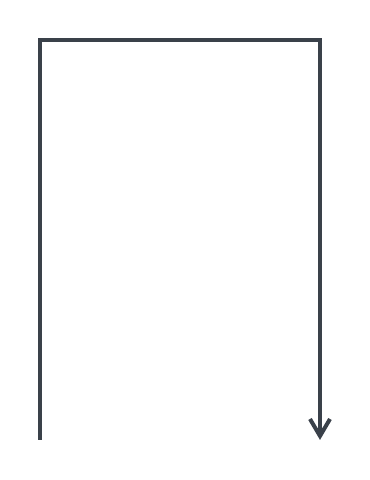
#> input picture images/u-turn_arrow.png, 370 x 480 px, found by its file name
$ python shapeDetectionCompleted.py
#> lines starting #> are read from the running program, lines starting #| are printed output that depends on the picture; after the words box and inside, x2 and y2 are one past the last pixel; in counts of white or black regions, pixels touching at a corner belong together
import cv2
import numpy as np
import matplotlib.pyplot as plt

# ---------------- Step 0: Load image ----------------
def load_image(path):
    image = cv2.imread(path)
    gray = cv2.cvtColor(image, cv2.COLOR_BGR2GRAY)
    return image, gray

# ---------------- Step 1: Threshold ----------------
def threshold_image(gray, thresh_val=128):
    _, thresh = cv2.threshold(gray, thresh_val, 255, cv2.THRESH_BINARY_INV)
    return thresh

# ---------------- Step 2: Morphology ----------------
def extract_lines(thresh, vert_len=30, horiz_len=30):
    vertical_kernel = cv2.getStructuringElement(cv2.MORPH_RECT, (1, vert_len))
    horizontal_kernel = cv2.getStructuringElement(cv2.MORPH_RECT, (horiz_len, 1))

    vertical_lines = cv2.morphologyEx(thresh, cv2.MORPH_OPEN, vertical_kernel, iterations=2)
    horizontal_lines = cv2.morphologyEx(thresh, cv2.MORPH_OPEN, horizontal_kernel, iterations=2)

    return vertical_lines, horizontal_lines

# ---------------- Step 3: Contour detection ----------------
def get_segments(lines):
    contours, _ = cv2.findContours(lines, cv2.RETR_EXTERNAL, cv2.CHAIN_APPROX_SIMPLE)
    segments = [cv2.boundingRect(c) for c in contours]  # (x, y, w, h)
    return segments

# ---------------- Step 4: Find aligned pairs ----------------
def find_vertical_pairs(segments, y_tol=5, h_tol=5):
    pairs = []
    for i in range(len(segments)):
        for j in range(i+1, len(segments)):
            x1, y1, w1, h1 = segments[i]
            x2, y2, w2, h2 = segments[j]
            if abs(y1 - y2) <= y_tol and abs(h1 - h2) <= h_tol:
                pairs.append((segments[i], segments[j]))
    return pairs

def find_horizontal_pairs(segments, x_tol=5, w_tol=5):
    pairs = []
    for i in range(len(segments)):
        for j in range(i+1, len(segments)):
            x1, y1, w1, h1 = segments[i]
            x2, y2, w2, h2 = segments[j]
            if abs(x1 - x2) <= x_tol and abs(w1 - w2) <= w_tol:
                pairs.append((segments[i], segments[j]))
    return pairs

# ---------------- Step 5: Detect rectangles ----------------
def detect_rectangles(vertical_pairs, horizontal_pairs):
    rectangles = []
    for verticalpair in vertical_pairs:
        v1, v2 = verticalpair
        v_left_x = min(v1[0], v2[0])
        v_right_x = max(v1[0], v2[0]) + max(v1[2], v2[2])
        v_top_y = min(v1[1], v2[1])
        v_bottom_y = max(v1[1]+v1[3], v2[1]+v2[3])

        for horizontalpair in horizontal_pairs:
            h1, h2 = horizontalpair
            h_top_y = min(h1[1], h2[1])
            h_bottom_y = max(h1[1]+h1[3], h2[1]+h2[3])
            h_left_x = min(h1[0], h2[0])
            h_right_x = max(h1[0]+h1[2], h2[0]+h2[2])

            if h_left_x >= v_left_x and h_right_x <= v_right_x and v_top_y >= h_top_y and v_bottom_y <= h_bottom_y:
                h1Width = max(h1[2], h2[2])
                maxWidth = v_right_x - v_left_x
                v1Height = max(v1[3], v2[3])
                maxHeight = h_bottom_y - h_top_y

                if((maxWidth - h1Width) < 40 and (maxHeight - v1Height) < 40):
                    rectangles.append((v_left_x, h_top_y, v_right_x, h_bottom_y))
    return rectangles

# ---------------- Step 6: Draw rectangles ----------------
def draw_rectangles(image, rectangles):
    image_rect = image.copy()
    for i, rect in enumerate(rectangles):
        x1, y1, x2, y2 = rect
        cv2.rectangle(image_rect, (x1, y1), (x2, y2), (0, 0, 255), 1)
        cv2.putText(image_rect, str(i+1), (x1, y1-5), cv2.FONT_HERSHEY_SIMPLEX,
                    0.5, (0, 0, 255), 1, cv2.LINE_AA)
    return image_rect

# ---------------- Step 7: Visualization ----------------
def visualize(vertical_lines, horizontal_lines, image_rect):
    plt.figure(figsize=(12,6))

    plt.subplot(1,3,1)
    plt.title("Vertical Lines")
    plt.imshow(vertical_lines, cmap="gray")
    plt.axis("off")

    plt.subplot(1,3,2)
    plt.title("Horizontal Lines")
    plt.imshow(horizontal_lines, cmap="gray")
    plt.axis("off")

    plt.subplot(1,3,3)
    plt.title("Rectangles detected in Image")
    plt.imshow(cv2.cvtColor(image_rect, cv2.COLOR_BGR2RGB))
    plt.axis("off")

    plt.tight_layout()
    plt.show()

# ---------------- Step 8: Main workflow ----------------
def main(image_path):
    image, gray = load_image(image_path)
#> in load_image, image is the input picture: shape (480, 370, 3); mean B, G, R 250.5, 250.2, 250.1
    thresh = threshold_image(gray)
#> in threshold_image, `_, thresh = cv2.threshold(gray, thresh_val, 255, cv2.THRESH_BINARY_INV)`:
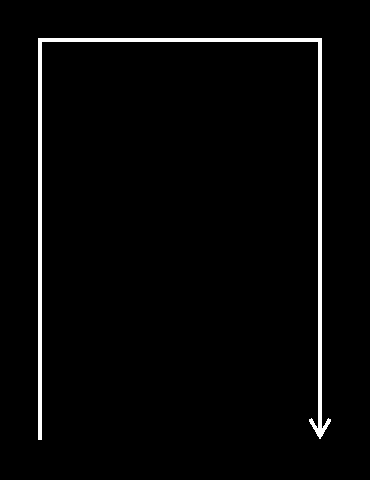
#> thresh: shape (480, 370); 2.5% white; 1 white region, box (x1, y1, x2, y2) and area: (38, 38, 331, 440) 4434
    vertical_lines, horizontal_lines = extract_lines(thresh)
#> in extract_lines, `vertical_lines = cv2.morphologyEx(thresh, cv2.MORPH_OPEN, vertical_ker..`:
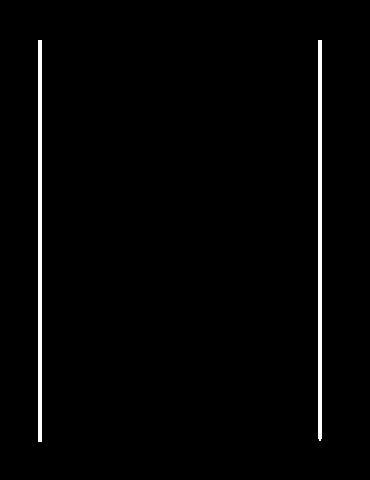
#> vertical_lines: shape (480, 370); 1.8% white; 2 white regions, box (x1, y1, x2, y2) and area: (38, 40, 42, 442) 1608, (318, 40, 322, 441) 1600
#> in extract_lines, `horizontal_lines = cv2.morphologyEx(thresh, cv2.MORPH_OPEN, horizontal..`:
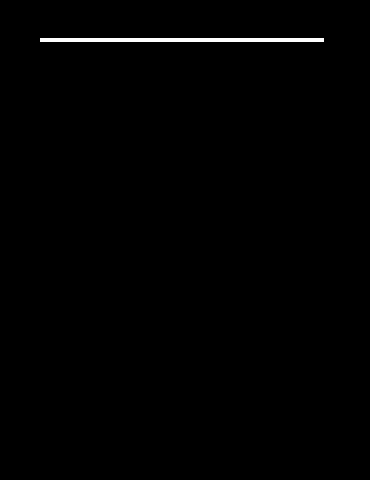
#> horizontal_lines: shape (480, 370); 0.64% white; 1 white region

    vertical_segments = get_segments(vertical_lines)
#> in get_segments, `contours, _ = cv2.findContours(lines, cv2.RETR_EXTERNAL, cv2.CHAIN_APP..`: contours = 2 contours; box (x1, y1, x2, y2) and area: (38, 40, 42, 442) 1203, (318, 40, 322, 441) 1197
#> in get_segments, `segments = [cv2.boundingRect(c) for c in contours]`: segments = [(318, 40, 4, 401), (38, 40, 4, 402)]
#> vertical_segments = [(318, 40, 4, 401), (38, 40, 4, 402)]
    horizontal_segments = get_segments(horizontal_lines)
#> horizontal_segments = [(40, 38, 284, 4)]

    vertical_pairs = find_vertical_pairs(vertical_segments)
#> the loop in find_vertical_pairs, `for i in range(len(segments)):` made 2 passes
#> after the loop in find_vertical_pairs, `for i in range(len(segments)):`: pairs = [((318, 40, 4, 401), (38, 40, 4, 402))]
#> vertical_pairs = [((318, 40, 4, 401), (38, 40, 4, 402))]
    horizontal_pairs = find_horizontal_pairs(horizontal_segments)
#> the loop in find_horizontal_pairs, `for i in range(len(segments)):` made 1 pass
#> after the loop in find_horizontal_pairs, `for i in range(len(segments)):`: pairs = []
#> horizontal_pairs = []

    rectangles = detect_rectangles(vertical_pairs, horizontal_pairs)
#> the loop in detect_rectangles, `for verticalpair in vertical_pairs:` made 1 pass
#> (v1, v2, v_left_x, v_right_x, v_top_y, v_bottom_y) on pass 1: ((318, 40, 4, 401), (38, 40, 4, 402), 38, 322, 40, 442)
#> rectangles = []

    print("Detected rectangles (x1, y1, x2, y2):")
    for rect in rectangles:
        print(rect)
#> this loop made 0 passes

    image_rect = draw_rectangles(image, rectangles)
    visualize(vertical_lines, horizontal_lines, image_rect)
#> in visualize, `plt.show()`:
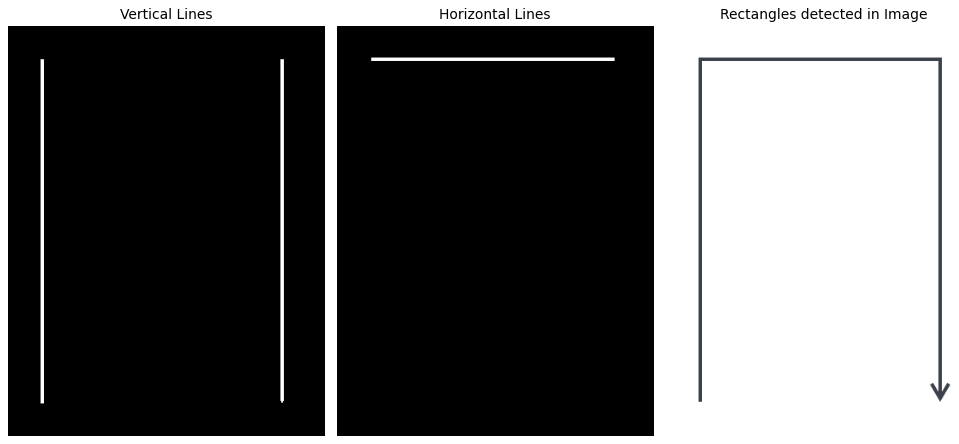
#> figure drawn by matplotlib, 3 panels

# ---------------- Run ----------------
main("./images/u-turn_arrow.png")

$ run again, with images/act2.png copied over images/u-turn_arrow.png
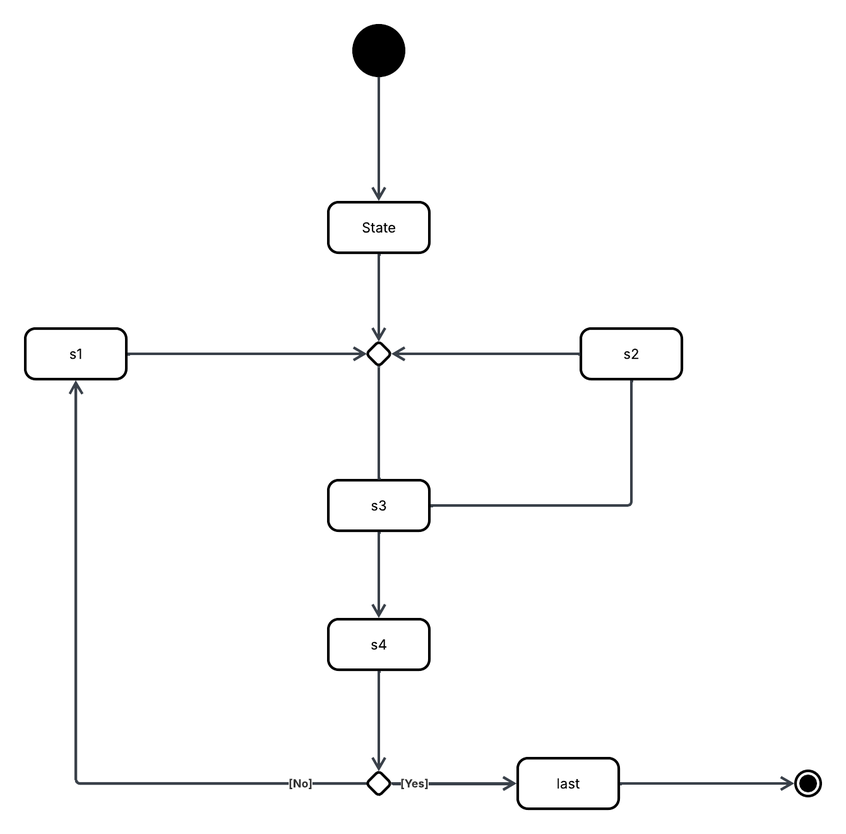
#> input picture images/act2.png, 846 x 834 px, shrunk from 1340 x 1320 before the run, found by its file name
#> in load_image, image is the input picture: shape (834, 846, 3); mean B, G, R 250.4, 250.3, 250.3
#> in threshold_image, `_, thresh = cv2.threshold(gray, thresh_val, 255, cv2.THRESH_BINARY_INV)`:
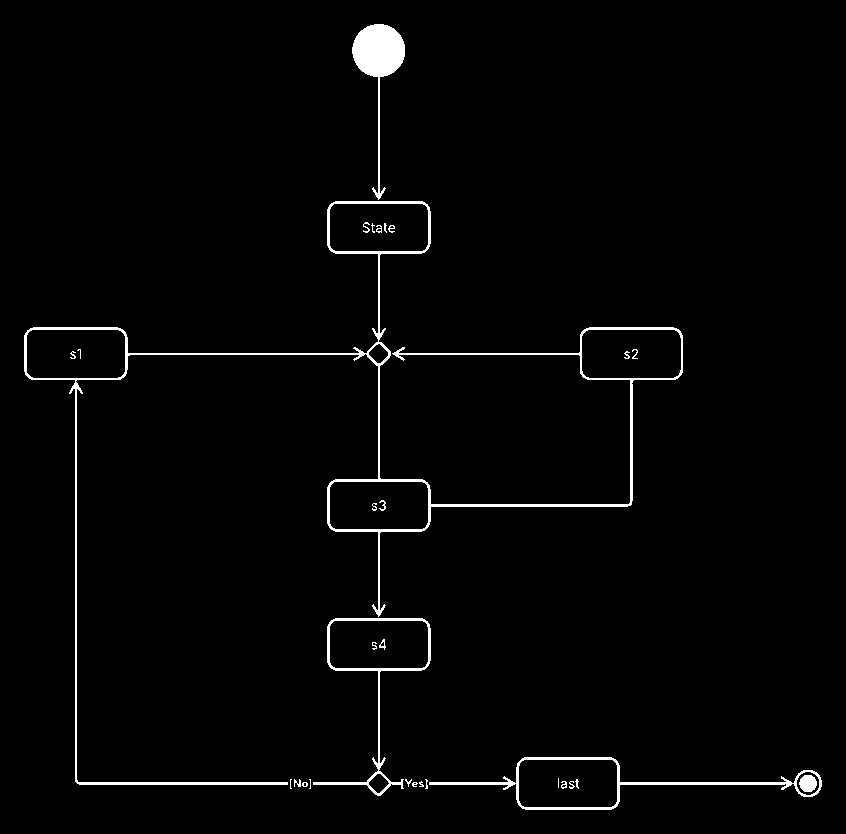
#> thresh: shape (834, 846); 2% white; 30 white regions (8 under 20 px), largest, box (x1, y1, x2, y2) and area: (24, 201, 683, 785) 7368, (352, 24, 405, 200) 2508, (429, 757, 822, 810) 1904
#> vertical_lines: shape (834, 846); 0.33% white in thin lines or dots, all inside (x1, y1, x2, y2) = (75, 26, 633, 785)
#> horizontal_lines: shape (834, 846); 0.85% white; 18 white regions
#> contours = 7 contours; box (x1, y1, x2, y2) and area: (75, 380, 77, 785) 400, (630, 380, 633, 508) 244, (378, 26, 380, 202) 174, (378, 365, 380, 484) 118, (378, 670, 380, 776) 102, (378, 253, 380, 346) 88, (378, 531, 380, 619) 86
#> segments = [(378, 670, 2, 106), (378, 531, 2, 88), (630, 380, 3, 128), (75, 380, 2, 405), (378, 365, 2, 119), (378, 253, 2, 93), (378, 26, 2, 176)]
#> vertical_segments has the same summary as segments in get_segments
#> contours = 18 contours; largest, box (x1, y1, x2, y2) and area: (78, 782, 290, 785) 419, (430, 504, 634, 507) 402, (619, 782, 799, 785) 342, (127, 353, 371, 355) 240, (394, 353, 584, 355) 188
#> horizontal_segments = 18 items, first 6: (523, 807, 95, 3), (619, 782, 180, 3), (431, 782, 90, 3), (78, 782, 212, 3), (523, 757, 95, 3), (333, 668, 95, 3)
#> the loop in find_vertical_pairs, `for i in range(len(segments)):` made 7 passes
#> after the loop in find_vertical_pairs, `for i in range(len(segments)):`: pairs = []
#> the loop in find_horizontal_pairs, `for i in range(len(segments)):` made 18 passes
#> after the loop in find_horizontal_pairs, `for i in range(len(segments)):`: pairs = 18 items
#> after the loop in detect_rectangles, `for verticalpair in vertical_pairs:`: rectangles = []
#> in visualize, `plt.show()`:
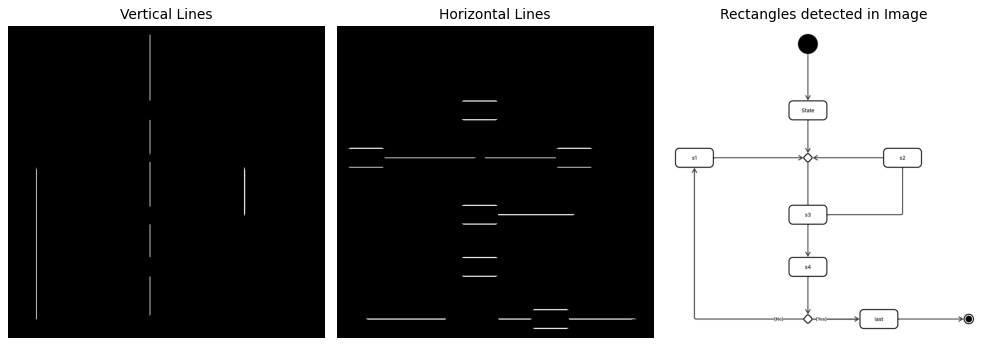
#> figure drawn by matplotlib, 3 panels

$ run again, with images/actWithActor.png copied over images/u-turn_arrow.png
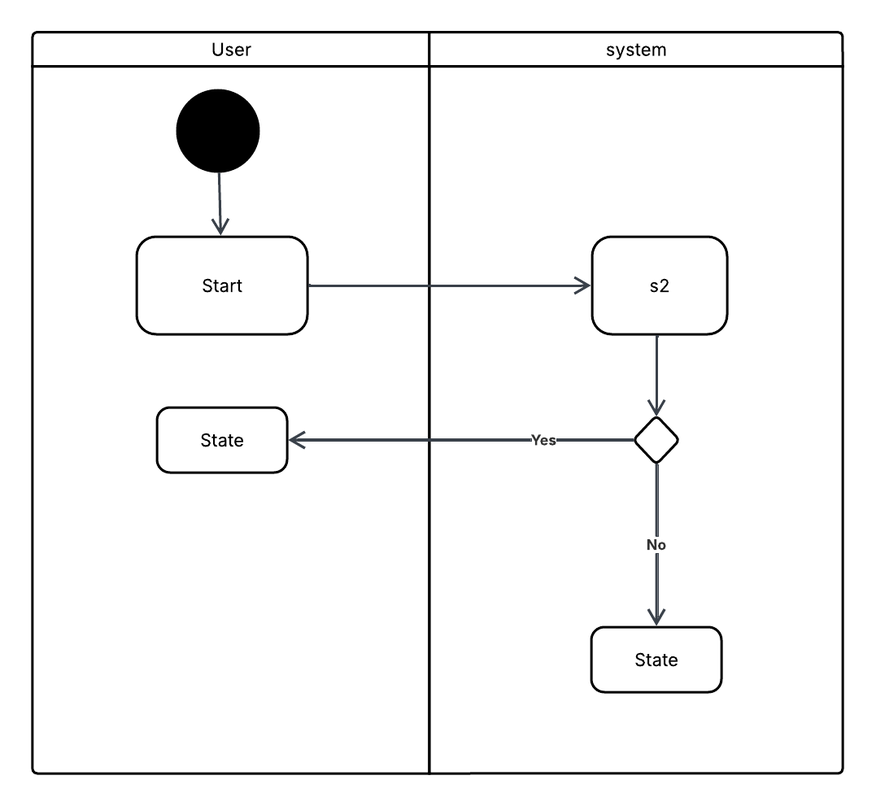
#> input picture images/actWithActor.png, 876 x 806 px, shrunk from 1077 x 991 before the run, found by its file name
#> in load_image, image is the input picture: shape (806, 876, 3); mean B, G, R 246, 245.9, 245.9
#> in threshold_image, `_, thresh = cv2.threshold(gray, thresh_val, 255, cv2.THRESH_BINARY_INV)`:
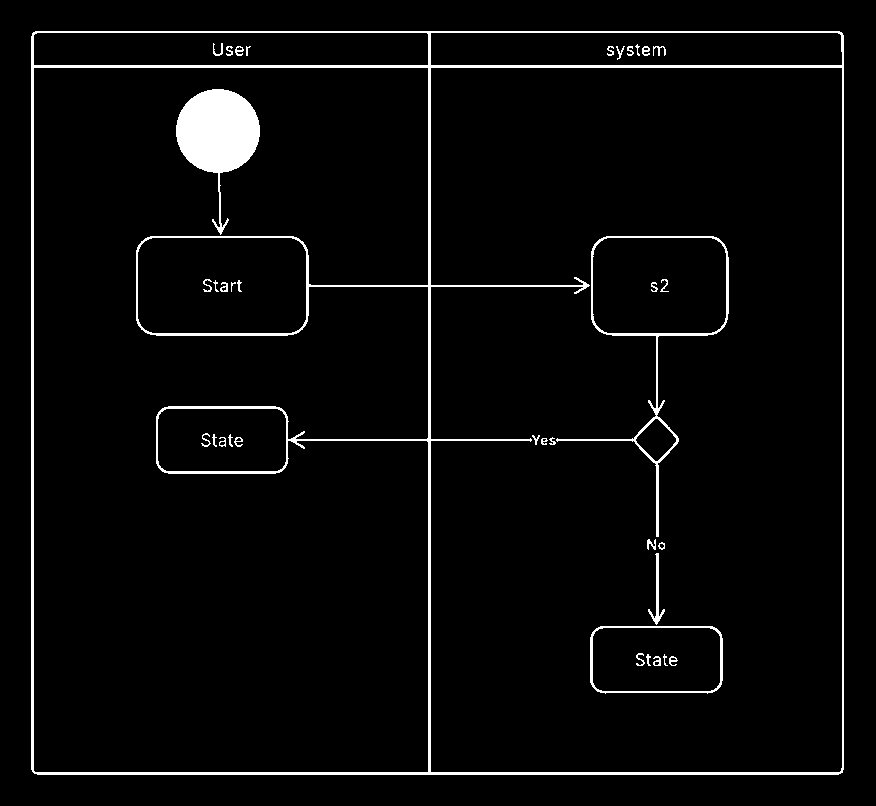
#> thresh: shape (806, 876); 3.7% white; 37 white regions (1 under 20 px), largest, box (x1, y1, x2, y2) and area: (31, 31, 844, 775) 15793, (176, 89, 260, 235) 5723, (556, 236, 729, 537) 2012
#> vertical_lines: shape (806, 876); 1.7% white; 11 white regions, largest, box (x1, y1, x2, y2) and area: (188, 91, 248, 226) 4636, (428, 33, 431, 777) 2232, (31, 34, 34, 775) 2214
#> horizontal_lines: shape (806, 876); 2.1% white; 15 white regions
#> contours = 11 contours; largest, box (x1, y1, x2, y2) and area: (188, 91, 248, 226) 4468, (428, 33, 431, 777) 1486, (31, 34, 34, 775) 1473, (842, 35, 844, 775) 735, (656, 463, 659, 539) 146
#> segments = [(656, 555, 3, 72), (656, 463, 3, 76), (656, 335, 2, 86), (726, 250, 2, 75), (591, 250, 2, 75), (306, 249, 3, 77), (136, 249, 2, 77), (188, 91, 60, 135), (842, 35, 2, 740), (31, 34, 3, 741), (428, 33, 3, 744)]
#> vertical_segments has the same summary as segments in get_segments
#> contours = 15 contours; largest, box (x1, y1, x2, y2) and area: (178, 101, 262, 161) 4448, (33, 65, 846, 68) 1624, (35, 772, 845, 775) 1609, (35, 31, 844, 33) 805, (308, 285, 592, 287) 282
#> horizontal_segments = 15 items, first 6: (35, 772, 810, 3), (599, 691, 118, 2), (600, 626, 117, 2), (164, 471, 120, 3), (558, 439, 80, 2), (288, 439, 246, 2)
#> the loop in find_vertical_pairs, `for i in range(len(segments)):` made 11 passes
#> after the loop in find_vertical_pairs, `for i in range(len(segments)):`: pairs = 9 items
#> the loop in find_horizontal_pairs, `for i in range(len(segments)):` made 15 passes
#> the loop in detect_rectangles, `for verticalpair in vertical_pairs:` made 9 passes
#> (v1, v2, v_left_x, v_right_x, v_top_y, v_bottom_y) on passes 1 to 7: ((726, 250, 2, 75), (591, 250, 2, 75), 591, 728, 250, 325), ((726, 250, 2, 75), (306, 249, 3, 77), 306, 729, 249, 326), ((726, 250, 2, 75), (136, 249, 2, 77), 136, 728, 249, 326), ((591, 250, 2, 75), (306, 249, 3, 77), 306, 594, 249, 326), ((591, 250, 2, 75), (136, 249, 2, 77), 136, 593, 249, 326), ((306, 249, 3, 77), (136, 249, 2, 77), 136, 309, 249, 326), ((842, 35, 2, 740), (31, 34, 3, 741), 31, 845, 34, 775)
#> after the loop in detect_rectangles, `for verticalpair in vertical_pairs:`: rectangles = [(591, 236, 728, 336), (136, 236, 309, 336), (31, 31, 845, 775)]
#> the loop in main, `for rect in rectangles:` made 3 passes
#> (printed output is left out)
#> the loop in draw_rectangles, `for i, rect in enumerate(rectangles):` made 3 passes
#> in visualize, `plt.show()`:
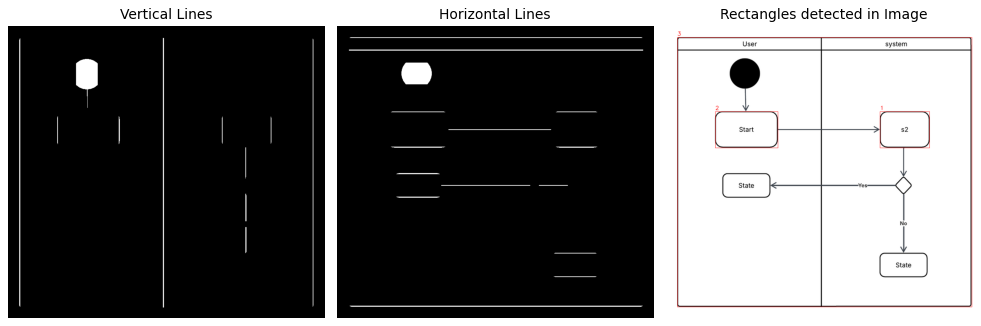
#> figure drawn by matplotlib, 3 panels
